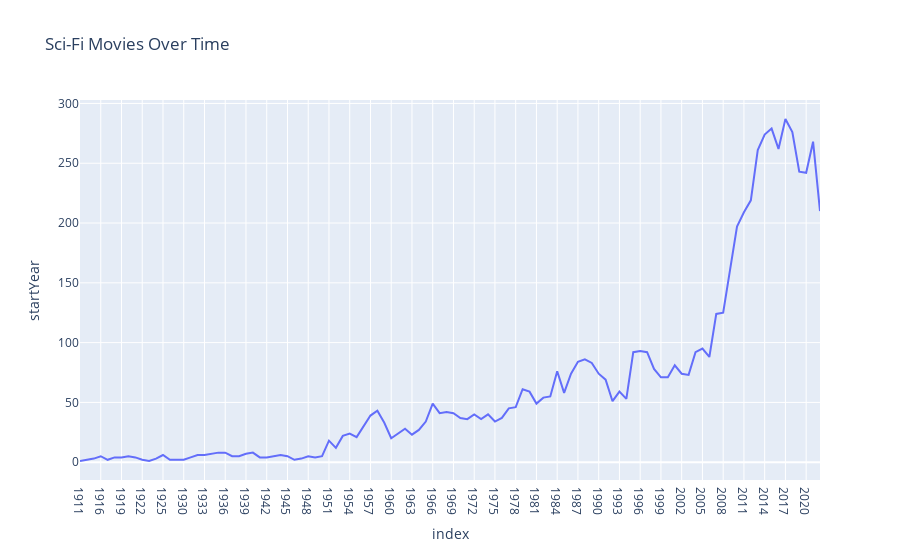

The cell this chart's notebook holds for it:
### Code cell
chartdata = scifi_movies.startYear.value_counts().sort_index().reset_index()[:-1]
px.line(chartdata, x="index", y="startYear", title='Sci-Fi Movies Over Time')

### Figure 1 — Plotly figure (JSON) as saved in the notebook; plotly's stock layout.template omitted (floating-point values rounded to 4 significant figures)
{"data": [{"hovertemplate": "index=%{x}<br>startYear=%{y}<extra></extra>", "legendgroup": "", "line": {"color": "#636efa", "dash": "solid"}, "marker": {"symbol": "circle"}, "mode": "lines", "name": "", "orientation": "v", "showlegend": false, "type": "scatter", "x": ["1911", "1913", "1915", "1916", "1917", "1918", "1919", "1920", "1921", "1922", "1923", "1924", "1925", "1927", "1929", "1930", "1931", "1932", "1933", "1934", "1935", "1936", "1937", "1938", "1939", "1940", "1941", "1942", "1943", "1944", "1945", "1946", "1947", "1948", "1949", "1950", "1951", "1952", "1953", "1954", "1955", "1956", "1957", "1958", "1959", "1960", "1961", "1962", "1963", "1964", "1965", "1966", "1967", "1968", "1969", "1970", "1971", "1972", "1973", "1974", "1975", "1976", "1977", "1978", "1979", "1980", "1981", "1982", "1983", "1984", "1985", "1986", "1987", "1988", "1989", "1990", "1991", "1992", "1993", "1994", "1995", "1996", "1997", "1998", "1999", "2000", "2001", "2002", "2003", "2004", "2005", "2006", "2007", "2008", "2009", "2010", "2011", "2012", "2013", "2014", "2015", "2016", "2017", "2018", "2019", "2020", "2021", "2022"], "xaxis": "x", "y": [1, 2, 3, 5, 2, 4, 4, 5, 4, 2, 1, 3, 6, 2, 2, 2, 4, 6, 6, 7, 8, 8, 5, 5, 7, 8, 4, 4, 5, 6, 5, 2, 3, 5, 4, 5, 18, 12, 22, 24, 21, 30, 39, 43, 33, 20, 24, 28, 23, 27, 34, 49, 41, 42, 41, 37, 36, 40, 36, 40, 34, 37, 45, 46, 61, 59, 49, 54, 55, 76, 58, 74, 84, 86, 83, 74, 69, 51, 59, 53, 92, 93, 92, 78, 71, 71, 81, 74, 73, 92, 95, 88, 124, 125, 161, 197, 209, 219, 261, 274, 279, 262, 287, 276, 243, 242, 268, 210], "yaxis": "y"}], "layout": {"autosize": true, "legend": {"tracegroupgap": 0}, "title": {"text": "Sci-Fi Movies Over Time"}, "xaxis": {"anchor": "y", "autorange": true, "domain": [0, 1], "range": [0, 107], "title": {"text": "index"}, "type": "category"}, "yaxis": {"anchor": "x", "autorange": true, "domain": [0, 1], "range": [-14.89, 302.9], "title": {"text": "startYear"}, "type": "linear"}}}
